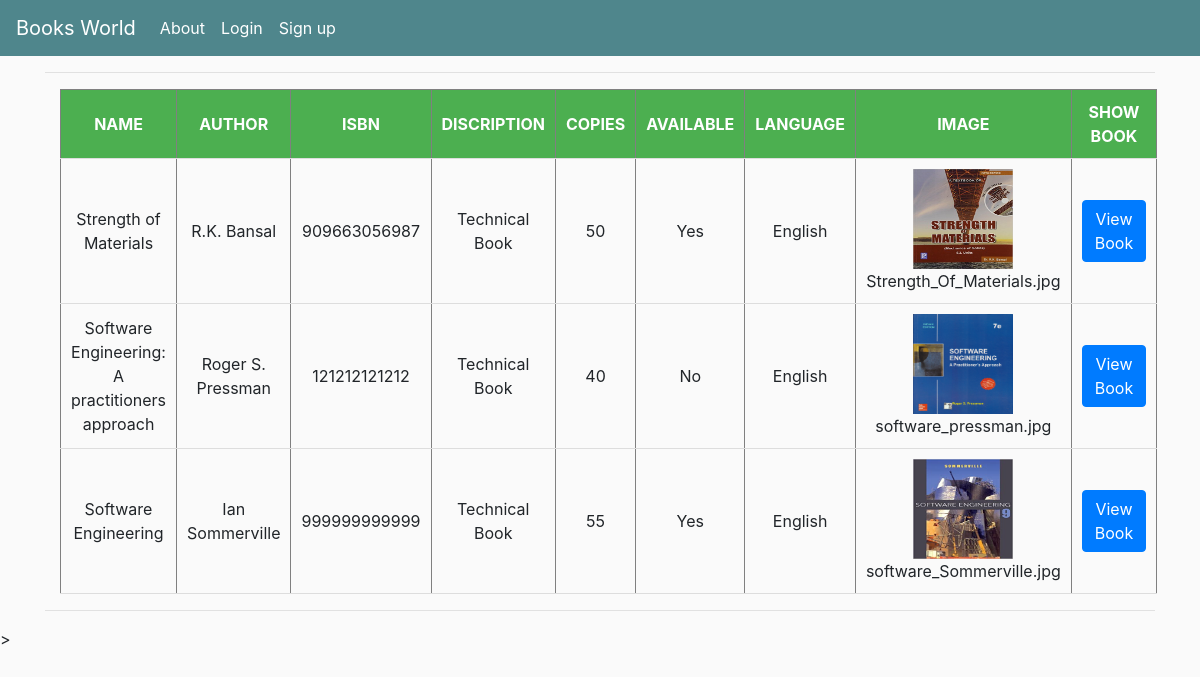
The page /book_list/ on the database its author committed.
### book/models.py (models this page shows, shortened)
class Book(models.Model):
    name = models.CharField(max_length = 60)
    author = models.CharField(max_length = 40, default = 'Random')
    isbn = models.CharField(max_length = 12)
    discription = models.TextField()
    copies = models.IntegerField(default = 50)
    available = models.CharField(max_length = 3, choices = Available, default = 'Yes')
    language = models.CharField(max_length = 7, choices = Language, default = 'English')
    image = models.ImageField()

### book/views.py (the view)
# urls.py: path('book_list/', views.Book_list.as_view(), name = 'book_list'),
class Book_list(ListView):
    model = Book

### book/templates/book/book_list.html (shortened to what this page needs)
{% extends 'book/base.html' %}
{% block body_block %}
<hr>
<div class="container">
  <table border=1  id="object_list" class="display" >
  	<thead>
      <tr>
		<th>NAME</th>
		<th>AUTHOR</th>
		<th>ISBN</th>
		<th>DISCRIPTION</th>
		<th>COPIES</th>
		<th>AVAILABLE</th>
		<th>LANGUAGE</th>
		<th>IMAGE</th>
		<th>SHOW BOOK</th>
     </tr>
    </thead>
  <tbody>
    {% for obj in book_list %}
         <tr>
            <td> {{ obj.name }} </td>
            <td> {{ obj.author }} </td>
            <td> {{ obj.isbn }} </td>
            <td> {{ obj.discription }} </td>
            <td> {{ obj.copies }} </td>
            <td> {{ obj.available }}</td>
            <td> {{ obj.language }} </td>
			<td class="row-image"><img class="row-image" src="{{obj.image.url}}" alt="">{{obj.image}}</td>
			<td><a href="{% url 'show_book' pk=obj.pk %}" class="btn btn-primary mb1 bg-aqua" >View Book</a></td>
         </tr>
     {% endfor %}
  </tbody>
</table>
</div>
	<hr>
{% endblock %}
{% block js %}
<script src="https://ajax.googleapis.com/ajax/libs/jquery/3.3.1/jquery.min.js"></script>>
<link rel="stylesheet" type="text/css" href="https://cdn.datatables.net/v/dt/jszip-2.5.0/dt-1.10.20/af-2.3.4/b-1.6.1/b-colvis-1.6.1/b-flash-1.6.1/b-html5-1.6.1/b-print-1.6.1/cr-1.5.2/fc-3.3.0/fh-3.1.6/kt-2.5.1/r-2.2.3/rg-1.1.1/rr-1.2.6/sc-2.0.1/sl-1.3.1/datatables.min.css"/>
{% endblock  %}

### book/templates/book/base.html (shortened to what this page needs)
<!DOCTYPE html>
{% load static %}
<html lang="en" dir="ltr">
  <head>
    <link rel="stylesheet" href="https://stackpath.bootstrapcdn.com/bootstrap/4.5.2/css/bootstrap.min.css">
   <link rel="stylesheet" type="text/css" href="{% static 'css/main.css' %}">
  </head>
  <body>
    <nav class="navbar navbar-expand-lg navbar-dark bg-dark">
  <a class="navbar-brand" href="#">Books World</a>
  <div class="collapse navbar-collapse" id="navbarSupportedContent">
    <ul class="navbar-nav mr-auto">
      <li class="nav-item active">
        <a class="nav-link" href="{% url 'about' %}">About <span class="sr-only">(current)</span></a>
      </li>
      {% if user.is_authenticated %}
		  <li class="nav-item active">
            <a class="nav-link" href="#">Welcome {{request.user.first_name}}<span class="sr-only">(current)</span></a>
          </li>
          <li class="nav-item active">
            <a class="nav-link" href="{% url 'book_list' %}">Books List<span class="sr-only">(current)</span></a>
          </li>
          <li class="nav-item active">
            <a class="nav-link" href="{% url 'Create-Book' %}">Upload Book<span class="sr-only">(current)</span></a>
          </li>
		  <li class="nav-item active">
            <a class="nav-link" href="{% url 'student_list' %}">Students List<span class="sr-only">(current)</span></a>
          </li>
          <li class="nav-item active">
            <a class="nav-link" href="{% url 'Create-Student' %}">Upload Student<span class="sr-only">(current)</span></a>
          </li>
          <li class="nav-item active" style="float: right;">
            <a class="nav-link" href="{% url 'logout' %}">Logout <span class="sr-only">(current)</span></a>
          </li>
      {% else %}
      <li class="nav-item active" style="float: right">
        <a class="nav-link" href="{% url 'login' %}">Login <span class="sr-only">(current)</span></a>
      </li>
      <li class="nav-item active" style="float: right">
        <a class="nav-link" href="{% url 'signup' %}">Sign up <span class="sr-only">(current)</span></a>
      </li>
      {% endif %}
    </ul>
  </div>
</nav>
  <div class="container">
     {% block body_block %}
     {% endblock %}
  </div>
 {% block js %}
 {% endblock js %}
  </body>
</html>

### book/static/css/main.css (style rules this page uses)
body { background-color: hsl(0, 0%, 98%); }
.row-image { width: 100px; height: 100px; }
.bg-dark { background-color: #4f868c!important; }
th { background-color: #4CAF50; color: white; }
th,td { text-align: center; border-bottom: 1px solid #ddd; padding: 10px; }

### rows shown on the page
Book: name "Strength of Materials", author "R.K. Bansal", isbn "909663056987", discription "Technical Book", copies "50", available "Yes", language "English", image (picture), image "Strength_Of_Materials.jpg"
Book: name "Software Engineering: A practitioners approach", author "Roger S. Pressman", isbn "121212121212", discription "Technical Book", copies "40", available "No", language "English", image (picture), image "software_pressman.jpg"
Book: name "Software Engineering", author "Ian Sommerville", isbn "999999999999", discription "Technical Book", copies "55", available "Yes", language "English", image (picture), image "software_Sommerville.jpg"
